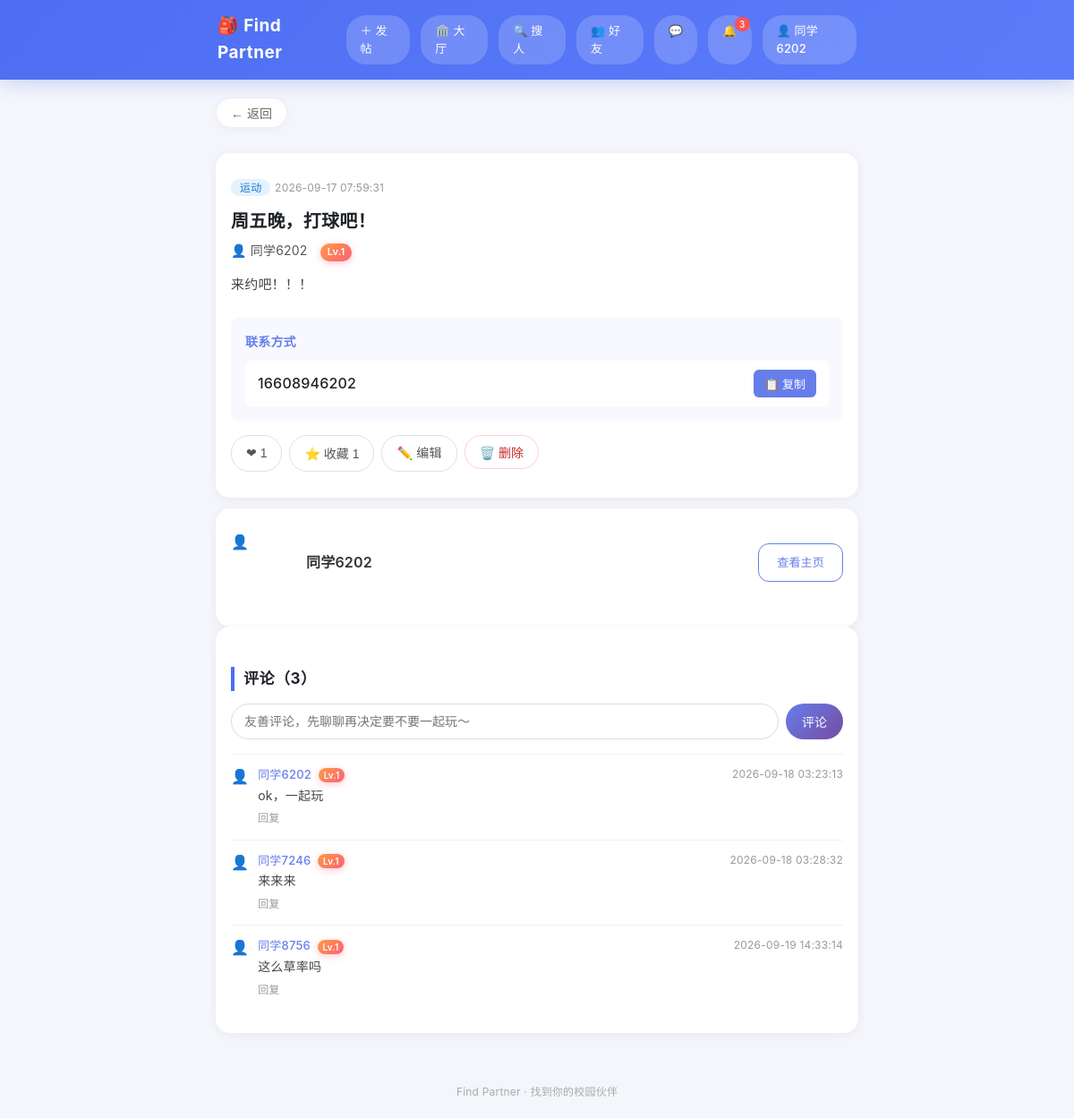
Page /post/1 (signed in) on the committed database.
### tables this page shows
CREATE TABLE users (
            id INTEGER PRIMARY KEY AUTOINCREMENT,
            phone TEXT UNIQUE NOT NULL,
            password_hash TEXT NOT NULL,
            nickname TEXT,
            create_time DATETIME DEFAULT CURRENT_TIMESTAMP
        , credit INTEGER DEFAULT 100, age INTEGER, gender TEXT, interests TEXT, bio TEXT, avatar TEXT, contact_public INTEGER DEFAULT 1, level INTEGER DEFAULT 1, exp INTEGER DEFAULT 0, student_verified INTEGER DEFAULT 0, school TEXT, student_id TEXT, real_name TEXT, last_active DATETIME, show_online INTEGER DEFAULT 1, show_school INTEGER DEFAULT 1);

CREATE TABLE posts (
            id INTEGER PRIMARY KEY AUTOINCREMENT,
            user_id INTEGER NOT NULL,
            title TEXT NOT NULL,
            category TEXT NOT NULL,
            content TEXT NOT NULL,
            contact TEXT NOT NULL,
            create_time DATETIME DEFAULT CURRENT_TIMESTAMP,
            status TINYINT DEFAULT 1,
            FOREIGN KEY (user_id) REFERENCES users(id)
        );

CREATE TABLE comments (
            id INTEGER PRIMARY KEY AUTOINCREMENT,
            post_id INTEGER NOT NULL,
            user_id INTEGER NOT NULL,
            content TEXT NOT NULL,
            create_time DATETIME DEFAULT CURRENT_TIMESTAMP
        , parent_id INTEGER);

### app.py (the view)
@app.route('/post/<int:post_id>')
def post_detail(post_id):
    conn = get_conn()
    c = conn.cursor()
    post = c.execute('''
        SELECT p.id, p.title, p.category, p.content, p.contact, p.create_time,
               u.nickname, u.id AS author_id, u.age, u.gender, u.interests,
               u.bio, u.credit, u.level, u.avatar, u.contact_public
        FROM posts p JOIN users u ON p.user_id = u.id
        WHERE p.id = ? AND p.status = 1
    ''', (post_id,)).fetchone()
    if not post:
        conn.close()
        return '帖子不存在或已删除'
    comments = c.execute('''
        SELECT cm.id, cm.content, cm.create_time, cm.parent_id,
               u.nickname, u.id AS user_id, u.avatar, u.level,
               ru.nickname AS reply_to_name
        FROM comments cm
        JOIN users u ON cm.user_id = u.id
        LEFT JOIN comments pc ON cm.parent_id = pc.id
        LEFT JOIN users ru ON pc.user_id = ru.id
        WHERE cm.post_id = ? ORDER BY cm.create_time ASC
    ''', (post_id,)).fetchall()
    like_count = c.execute('SELECT COUNT(*) AS n FROM likes WHERE post_id = ?', (post_id,)).fetchone()['n']
    fav_count = c.execute('SELECT COUNT(*) AS n FROM favorites WHERE post_id = ?', (post_id,)).fetchone()['n']
    liked = favorited = is_owner = blocked_by_author = is_following_author = False
    if 'user_id' in session:
        uid = session['user_id']
        liked = c.execute('SELECT 1 FROM likes WHERE post_id = ? AND user_id = ?',
                          (post_id, uid)).fetchone() is not None
        favorited = c.execute('SELECT 1 FROM favorites WHERE post_id = ? AND user_id = ?',
                              (post_id, uid)).fetchone() is not None
        is_owner = (uid == post['author_id'])
        is_following_author = c.execute('SELECT 1 FROM follows WHERE follower_id = ? AND following_id = ?',
                                        (uid, post['author_id'])).fetchone() is not None
        blocked_by_author = c.execute('SELECT 1 FROM blacklist WHERE user_id = ? AND blocked_id = ?',
                                      (post['author_id'], uid)).fetchone() is not None
    conn.close()
    author_interests = parse_interests(post['interests'] or '')
    contact_visible = bool(post['contact_public']) or 'user_id' in session
    return render_template('detail.html', post=post, comments=comments,
                           like_count=like_count, fav_count=fav_count,
                           liked=liked, favorited=favorited,
                           is_owner=is_owner, blocked_by_author=blocked_by_author,
                           is_following_author=is_following_author,
                           author_interests=author_interests,
                           contact_visible=contact_visible)

### app.py (called while the page is built)
def get_conn():
    conn = sqlite3.connect(DB_PATH)
    conn.row_factory = sqlite3.Row
    return conn

def parse_interests(interests_raw):
    tags = [t.strip() for t in interests_raw.replace('，', ',').split(',') if t.strip()]
    return list(dict.fromkeys(tags))

@app.before_request
def update_last_active():
    if 'user_id' in session:
        try:
            conn = get_conn()
            conn.execute('UPDATE users SET last_active = CURRENT_TIMESTAMP WHERE id = ?',
                         (session['user_id'],))
            conn.commit()
            conn.close()
        except Exception:
            pass

@app.context_processor
def inject_global_vars():
    chat_unread = 0
    if 'user_id' in session:
        try:
            conn = get_conn()
            chat_unread = conn.execute(
                'SELECT COUNT(*) AS n FROM messages WHERE to_user_id=? AND is_read=0',
                (session['user_id'],)).fetchone()['n']
            conn.close()
        except Exception:
            pass
    return {
        'logged_in': 'user_id' in session,
        'nickname': session.get('nickname', ''),
        'avatar': session.get('avatar', ''),
        'chat_unread': chat_unread,
    }

### templates/detail.html (shortened to what this page needs)
{% extends "base.html" %}
{% block content %}
<div class="detail-container">
    <div class="detail-card">
        <div class="detail-header">
            <span class="post-category cat-{{ post.category }}">{{ post.category }}</span>
            <span class="post-time">{{ post.create_time }}</span>
        </div>
        <h1 class="detail-title">{{ post.title }}</h1>
        <a href="/user/{{ post.author_id }}" class="detail-author">
            {% if post.avatar %}<img src="{{ post.avatar }}" class="mini-avatar" alt="头像">{% else %}👤{% endif %}
            {{ post.nickname }}
            <span class="author-age"><span class="level-badge">Lv.{{ post.level }}</span></span>
        </a>
        <div class="detail-content">{{ post.content }}</div>
        {% if contact_visible %}
        <div class="detail-contact">
            <h4>联系方式</h4>
            <div class="contact-box">
                <span class="contact-text" id="contactText">{{ post.contact }}</span>
                <button class="btn-copy" onclick="copyContact()">📋 复制</button>
            </div>
        </div>
        {% else %}
        <div class="detail-contact">
            <h4>联系方式</h4>
            <div class="tip">作者设置了仅登录用户可见，<a href="/login">登录后</a>查看</div>
        </div>
        {% endif %}
        <div class="detail-actions">
            {% if logged_in %}
            <button class="action-btn {{ 'active' if liked else '' }}" id="like-btn"
                    onclick="toggleLike()">❤ <span id="like-count">{{ like_count }}</span></button>
            <button class="action-btn {{ 'active' if favorited else '' }}" id="fav-btn"
                    onclick="toggleFav()">⭐ 收藏 <span id="fav-count">{{ fav_count }}</span></button>
            {% else %}
            <a href="/login?next=/post/{{ post.id }}" class="action-btn">❤ <span>{{ like_count }}</span></a>
            <a href="/login?next=/post/{{ post.id }}" class="action-btn">⭐ 收藏 <span>{{ fav_count }}</span></a>
            {% endif %}
            {% if is_owner %}
            <a href="/post/{{ post.id }}/edit" class="action-btn">✏️ 编辑</a>
            <form method="POST" action="/post/{{ post.id }}/delete" style="display:inline;"
                  onsubmit="return confirm('确定要删除这条帖子吗？');">
                <button type="submit" class="action-btn danger">🗑️ 删除</button>
            </form>
            {% elif session.user_id == 2 %}
            <form method="POST" action="/post/{{ post.id }}/delete" style="display:inline;"
                  onsubmit="return confirm('管理员：确定删除这条帖子吗？');">
                <button type="submit" class="action-btn danger">🗑️ 删除(管理)</button>
            </form>
            {% elif logged_in %}
            <form method="POST" action="/post/{{ post.id }}/report" class="report-form"
                  onsubmit="return confirm('确认举报这条帖子？');">
                <input type="text" name="reason" placeholder="举报原因（选填）" class="report-input">
                <button type="submit" class="action-btn danger">举报</button>
            </form>
            {% endif %}
        </div>
    </div>
    <div class="detail-card author-card">
        <div class="author-card-head">
            {% if post.avatar %}<img src="{{ post.avatar }}" class="big-avatar" alt="头像">{% else %}<div class="big-avatar">👤</div>{% endif %}
            <div>
                <a href="/user/{{ post.author_id }}" class="author-name">{{ post.nickname }}</a>
            </div>
            <div class="author-card-actions">
                <a href="/user/{{ post.author_id }}" class="btn-secondary btn-sm">查看主页</a>
            </div>
        </div>
    </div>
    <div class="detail-card">
        <h3 class="section-title">评论（{{ comments|length }}）</h3>
        {% if logged_in and not blocked_by_author %}
        <form method="POST" action="/post/{{ post.id }}/comment" class="comment-form">
            <input type="text" name="content" maxlength="200" required
                   placeholder="友善评论，先聊聊再决定要不要一起玩～">
            <button type="submit" class="btn-comment">评论</button>
        </form>
        {% elif blocked_by_author %}
        <div class="tip">你已被该帖作者拉黑，无法评论</div>
        {% else %}
        <div class="tip">
            <a href="/login?next=/post/{{ post.id }}" class="btn-primary btn-sm" style="display:inline-block;">🔐 登录 / 注册后评论</a>
        </div>
        {% endif %}
        <div class="comment-list">
            {% for cm in comments %}
            <div class="comment-item">
                {% if cm.avatar %}<img src="{{ cm.avatar }}" class="mini-avatar" alt="头像">{% else %}👤{% endif %}
                <div class="comment-body">
                    <div class="comment-head">
                        <a href="/user/{{ cm.user_id }}" class="comment-name">{{ cm.nickname }} <span class="level-badge mini">Lv.{{ cm.level }}</span></a>
                        <span class="post-time">{{ cm.create_time }}</span>
                    </div>
                    <div class="comment-text">
                        {{ cm.content }}
                    </div>
                    {% if logged_in %}
                    <a href="javascript:void(0)" class="reply-link"
                       onclick="startReply({{ cm.id }}, '{{ cm.nickname }}')">回复</a>
                    {% endif %}
                </div>
            </div>
            {% else %}
            <div class="tip" style="padding:10px 0;">还没有评论，抢个沙发～</div>
            {% endfor %}
        </div>
    </div>
</div>
{% endblock %}

### templates/base.html (shortened to what this page needs)
<!DOCTYPE html>
<html lang="zh-CN">
<head>
    <link rel="stylesheet" href="/static/css/style.css">
</head>
<body>
    <nav class="navbar">
        <div class="nav-container">
            <a href="/" class="nav-logo">🎒 Find Partner</a>
            <div class="nav-links">
                {% if logged_in %}
                    <a href="/publish" class="nav-btn">＋ 发帖</a>
                    <a href="/lobby" class="nav-btn">🏛️ 大厅</a>
                    <a href="/users" class="nav-btn">🔍 搜人</a>
                    <a href="/friends" class="nav-btn">👥 好友</a>
                    <a href="/messages" class="nav-btn nav-bell">💬
                    </a>
                    <a href="/notifications" class="nav-btn nav-bell">🔔
                        <span class="badge" id="unread-badge" style="display:none;">0</span>
                    </a>
                    <a href="/profile" class="nav-btn">
                        {% if avatar %}<img src="{{ avatar }}" class="nav-avatar" alt="头像">{% else %}👤{% endif %}
                        {{ nickname }}
                    </a>
                {% else %}
                    <a href="/login" class="nav-btn">登录 / 注册</a>
                {% endif %}
            </div>
        </div>
    </nav>
    <main class="main-content">
        <button class="back-btn" onclick="goBack()" title="返回上一页">← 返回</button>
        {% block content %}{% endblock %}
    </main>
    <footer class="footer">
        <p>Find Partner · 找到你的校园伙伴</p>
    </footer>
</body>
</html>

### rows in the picture
users: nickname "同学6202", level "1"
posts: category "运动", create_time "2026-09-17 07:59:31", title "周五晚，打球吧！", content "来约吧！！！", contact "16608946202"
comments: nickname "同学6202", level "1", create_time "2026-09-18 03:23:13", content "ok，一起玩"
comments: nickname "同学7246", level "1", create_time "2026-09-18 03:28:32", content "来来来"
comments: nickname "同学8756", level "1", create_time "2026-09-19 14:33:14", content "这么草率吗"

### other values in the picture
{{ like_count }} "1"
{{ fav_count }} "1"
{{ comments|length }} "3"
